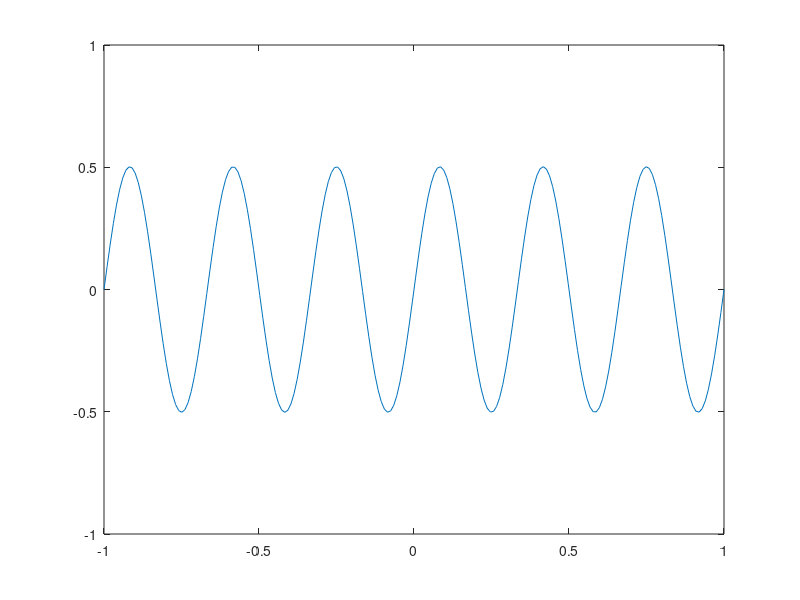

Reproduce this figure in MATLAB.
clear;
% Lösung der 1D-Wellengleichung y_tt = y_xx (c^2 = 1) mit finiten
% Differenzen und Randbedingung y(rand) = 0

% Setup
t_0 = 0;                % Zeitintervall
t_max = 3;
x_0 = -1;               % Ortsintervall
x_max = 1;
dt = 0.01;              % Zeitschrittweite
dx = 0.01;              % Ortsschrittweite
n_t = t_max/dt;         % Zeitschrittzahl
n_x = (x_max - x_0)/dx; % Ortsschrittzahl


x = linspace(x_0, x_max, n_x);  % X-Grid
y = zeros(n_t, n_x);            % Init. Y-Grid

% Anfangsbedingung: Harmonische Schwingung, kann beliebig gewählt 
% werden solange konsistent mit Randbedingung
y(1, :) = 1/2*sin(6*pi*x);      
y(2, :) = 1/2*sin(6*pi*x); % 1. Zeitschritt trivial da Anfangsbedingung zeitunabhängig  

% Iteriere DGL für alle t
for j = 3:n_t
    for i = 1:n_x
        if i == 1 || i == n_x
            y(j, i) = 0;
            continue
        end
        y(j, i) = 2*y(j-1,i) - y(j-2, i) + (dt/dx)^2 * ( y(j-1, i+1) -2*y(j-1,i) + y(j-1, i-1) );
    end 
end

% Plot
for j = 1:n_t
    plot(x, y(j,:))
    axis([-1 1 -1 1]);
    drawnow
    %movievector(j) = getframe;
end

%%
%writer = VideoWriter('Wellengleichung');
%writer.FrameRate = 30;
%open(writer);
%writeVideo(writer, movievector);
%close(writer);

